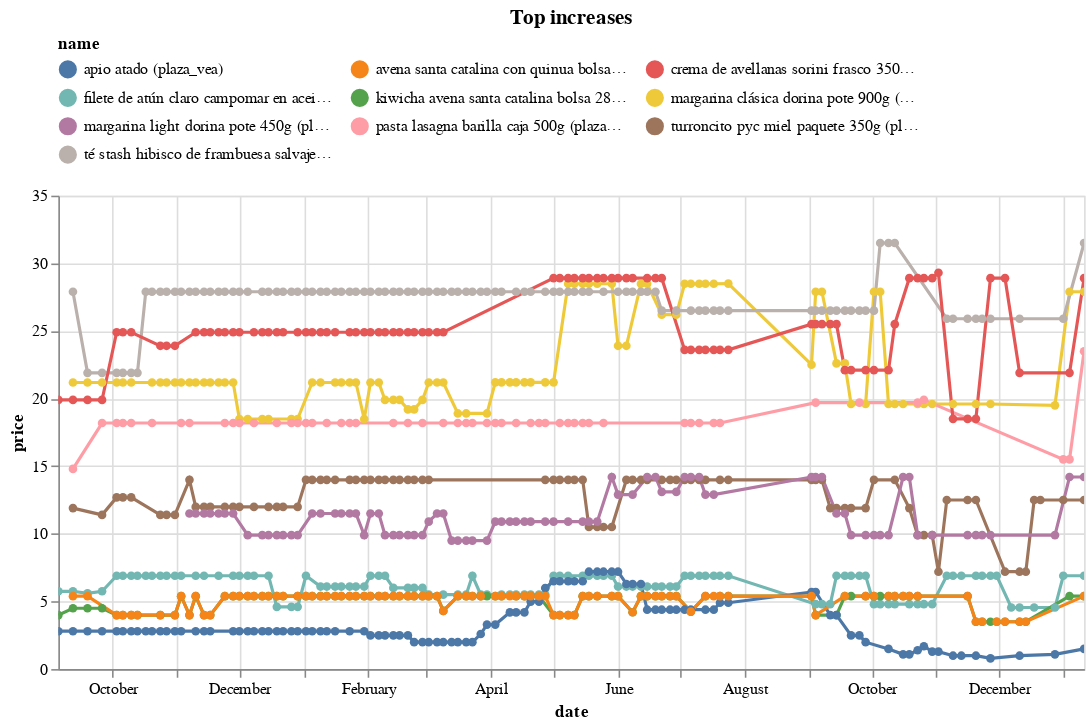

Source (notebook cell):
### Code cell
(top_changes
 .sort_values('change')
 .tail(10)
 .pipe(plot_changes, 'Top increases')
)

### Figure 1 — Vega-Lite specification as saved in the notebook (floating-point values rounded to 4 significant figures; data arrays with more than 128 entries replaced by an {"elided": "..."} marker saying what was removed)
{"config": {"view": {"continuousWidth": 300, "continuousHeight": 300}, "legend": {"columns": 3, "orient": "top"}}, "data": {"name": "data-a3459a2de3a8438719a5053a7a17c3d4"}, "mark": {"type": "line", "point": true}, "encoding": {"color": {"field": "name", "scale": {"domain": ["apio atado (plaza_vea)", "avena santa catalina con quinua bolsa 280g (plaza_vea)", "crema de avellanas sorini frasco 350g (plaza_vea)", "filete de atún claro campomar en aceite vegetal lata 170g (plaza_vea)", "kiwicha avena santa catalina bolsa 280g (plaza_vea)", "margarina clásica dorina pote 900g (plaza_vea)", "margarina light dorina pote 450g (plaza_vea)", "pasta lasagna barilla caja 500g (plaza_vea)", "turroncito pyc miel paquete 350g (plaza_vea)", "té stash hibisco de frambuesa salvaje caja 20un (plaza_vea)"]}, "type": "nominal"}, "tooltip": [{"field": "name", "type": "nominal"}, {"field": "price", "type": "quantitative"}, {"field": "last_price", "type": "quantitative"}], "x": {"field": "date", "type": "temporal"}, "y": {"field": "price", "type": "quantitative"}}, "params": [{"name": "param_5", "select": {"type": "point", "fields": ["name"]}, "bind": "legend"}, {"name": "param_6", "select": {"type": "interval", "encodings": ["x", "y"]}, "bind": "scales"}], "title": "Top increases", "transform": [{"filter": {"param": "param_5"}}], "width": 650, "$schema": "https://vega.github.io/schema/vega-lite/v5.16.3.json", "datasets": {"data-a3459a2de3a8438719a5053a7a17c3d4": {"elided": "906 records"}}}
